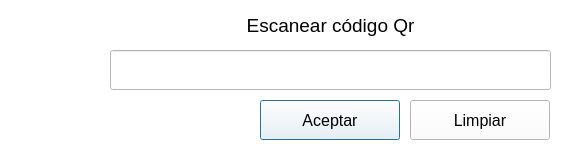
<?xml version="1.0" encoding="UTF-8"?>
<ui version="4.0">
 <class>scanner</class>
 <widget class="QDialog" name="scanner">
  <property name="geometry">
   <rect>
    <x>0</x>
    <y>0</y>
    <width>568</width>
    <height>160</height>
   </rect>
  </property>
  <property name="sizePolicy">
   <sizepolicy hsizetype="Fixed" vsizetype="Fixed">
    <horstretch>0</horstretch>
    <verstretch>0</verstretch>
   </sizepolicy>
  </property>
  <property name="minimumSize">
   <size>
    <width>568</width>
    <height>160</height>
   </size>
  </property>
  <property name="maximumSize">
   <size>
    <width>568</width>
    <height>160</height>
   </size>
  </property>
  <property name="palette">
   <palette>
    <active>
     <colorrole role="WindowText">
      <brush brushstyle="SolidPattern">
       <color alpha="255">
        <red>0</red>
        <green>0</green>
        <blue>0</blue>
       </color>
      </brush>
     </colorrole>
     <colorrole role="Button">
      <brush brushstyle="SolidPattern">
       <color alpha="255">
        <red>255</red>
        <green>255</green>
        <blue>255</blue>
       </color>
      </brush>
     </colorrole>
     <colorrole role="Light">
      <brush brushstyle="SolidPattern">
       <color alpha="255">
        <red>255</red>
        <green>255</green>
        <blue>255</blue>
       </color>
      </brush>
     </colorrole>
     <colorrole role="Midlight">
      <brush brushstyle="SolidPattern">
       <color alpha="255">
        <red>255</red>
        <green>255</green>
        <blue>255</blue>
       </color>
      </brush>
     </colorrole>
     <colorrole role="Dark">
      <brush brushstyle="SolidPattern">
       <color alpha="255">
        <red>127</red>
        <green>127</green>
        <blue>127</blue>
       </color>
      </brush>
     </colorrole>
     <colorrole role="Mid">
      <brush brushstyle="SolidPattern">
       <color alpha="255">
        <red>170</red>
        <green>170</green>
        <blue>170</blue>
       </color>
      </brush>
     </colorrole>
     <colorrole role="Text">
      <brush brushstyle="SolidPattern">
       <color alpha="255">
        <red>0</red>
        <green>0</green>
        <blue>0</blue>
       </color>
      </brush>
     </colorrole>
     <colorrole role="BrightText">
      <brush brushstyle="SolidPattern">
       <color alpha="255">
        <red>255</red>
        <green>255</green>
        <blue>255</blue>
       </color>
      </brush>
     </colorrole>
     <colorrole role="ButtonText">
      <brush brushstyle="SolidPattern">
       <color alpha="255">
        <red>0</red>
        <green>0</green>
        <blue>0</blue>
       </color>
      </brush>
     </colorrole>
     <colorrole role="Base">
      <brush brushstyle="SolidPattern">
       <color alpha="255">
        <red>255</red>
        <green>255</green>
        <blue>255</blue>
       </color>
      </brush>
     </colorrole>
     <colorrole role="Window">
      <brush brushstyle="SolidPattern">
       <color alpha="255">
        <red>255</red>
        <green>255</green>
        <blue>255</blue>
       </color>
      </brush>
     </colorrole>
     <colorrole role="Shadow">
      <brush brushstyle="SolidPattern">
       <color alpha="255">
        <red>0</red>
        <green>0</green>
        <blue>0</blue>
       </color>
      </brush>
     </colorrole>
     <colorrole role="AlternateBase">
      <brush brushstyle="SolidPattern">
       <color alpha="255">
        <red>255</red>
        <green>255</green>
        <blue>255</blue>
       </color>
      </brush>
     </colorrole>
     <colorrole role="ToolTipBase">
      <brush brushstyle="SolidPattern">
       <color alpha="255">
        <red>255</red>
        <green>255</green>
        <blue>220</blue>
       </color>
      </brush>
     </colorrole>
     <colorrole role="ToolTipText">
      <brush brushstyle="SolidPattern">
       <color alpha="255">
        <red>0</red>
        <green>0</green>
        <blue>0</blue>
       </color>
      </brush>
     </colorrole>
     <colorrole role="PlaceholderText">
      <brush brushstyle="SolidPattern">
       <color alpha="128">
        <red>0</red>
        <green>0</green>
        <blue>0</blue>
       </color>
      </brush>
     </colorrole>
    </active>
    <inactive>
     <colorrole role="WindowText">
      <brush brushstyle="SolidPattern">
       <color alpha="255">
        <red>0</red>
        <green>0</green>
        <blue>0</blue>
       </color>
      </brush>
     </colorrole>
     <colorrole role="Button">
      <brush brushstyle="SolidPattern">
       <color alpha="255">
        <red>255</red>
        <green>255</green>
        <blue>255</blue>
       </color>
      </brush>
     </colorrole>
     <colorrole role="Light">
      <brush brushstyle="SolidPattern">
       <color alpha="255">
        <red>255</red>
        <green>255</green>
        <blue>255</blue>
       </color>
      </brush>
     </colorrole>
     <colorrole role="Midlight">
      <brush brushstyle="SolidPattern">
       <color alpha="255">
        <red>255</red>
        <green>255</green>
        <blue>255</blue>
       </color>
      </brush>
     </colorrole>
     <colorrole role="Dark">
      <brush brushstyle="SolidPattern">
       <color alpha="255">
        <red>127</red>
        <green>127</green>
        <blue>127</blue>
       </color>
      </brush>
     </colorrole>
     <colorrole role="Mid">
      <brush brushstyle="SolidPattern">
       <color alpha="255">
        <red>170</red>
        <green>170</green>
        <blue>170</blue>
       </color>
      </brush>
     </colorrole>
     <colorrole role="Text">
      <brush brushstyle="SolidPattern">
       <color alpha="255">
        <red>0</red>
        <green>0</green>
        <blue>0</blue>
       </color>
      </brush>
     </colorrole>
     <colorrole role="BrightText">
      <brush brushstyle="SolidPattern">
       <color alpha="255">
        <red>255</red>
        <green>255</green>
        <blue>255</blue>
       </color>
      </brush>
     </colorrole>
     <colorrole role="ButtonText">
      <brush brushstyle="SolidPattern">
       <color alpha="255">
        <red>0</red>
        <green>0</green>
        <blue>0</blue>
       </color>
      </brush>
     </colorrole>
     <colorrole role="Base">
      <brush brushstyle="SolidPattern">
       <color alpha="255">
        <red>255</red>
        <green>255</green>
        <blue>255</blue>
       </color>
      </brush>
     </colorrole>
     <colorrole role="Window">
      <brush brushstyle="SolidPattern">
       <color alpha="255">
        <red>255</red>
        <green>255</green>
        <blue>255</blue>
       </color>
      </brush>
     </colorrole>
     <colorrole role="Shadow">
      <brush brushstyle="SolidPattern">
       <color alpha="255">
        <red>0</red>
        <green>0</green>
        <blue>0</blue>
       </color>
      </brush>
     </colorrole>
     <colorrole role="AlternateBase">
      <brush brushstyle="SolidPattern">
       <color alpha="255">
        <red>255</red>
        <green>255</green>
        <blue>255</blue>
       </color>
      </brush>
     </colorrole>
     <colorrole role="ToolTipBase">
      <brush brushstyle="SolidPattern">
       <color alpha="255">
        <red>255</red>
        <green>255</green>
        <blue>220</blue>
       </color>
      </brush>
     </colorrole>
     <colorrole role="ToolTipText">
      <brush brushstyle="SolidPattern">
       <color alpha="255">
        <red>0</red>
        <green>0</green>
        <blue>0</blue>
       </color>
      </brush>
     </colorrole>
     <colorrole role="PlaceholderText">
      <brush brushstyle="SolidPattern">
       <color alpha="128">
        <red>0</red>
        <green>0</green>
        <blue>0</blue>
       </color>
      </brush>
     </colorrole>
    </inactive>
    <disabled>
     <colorrole role="WindowText">
      <brush brushstyle="SolidPattern">
       <color alpha="255">
        <red>127</red>
        <green>127</green>
        <blue>127</blue>
       </color>
      </brush>
     </colorrole>
     <colorrole role="Button">
      <brush brushstyle="SolidPattern">
       <color alpha="255">
        <red>255</red>
        <green>255</green>
        <blue>255</blue>
       </color>
      </brush>
     </colorrole>
     <colorrole role="Light">
      <brush brushstyle="SolidPattern">
       <color alpha="255">
        <red>255</red>
        <green>255</green>
        <blue>255</blue>
       </color>
      </brush>
     </colorrole>
     <colorrole role="Midlight">
      <brush brushstyle="SolidPattern">
       <color alpha="255">
        <red>255</red>
        <green>255</green>
        <blue>255</blue>
       </color>
      </brush>
     </colorrole>
     <colorrole role="Dark">
      <brush brushstyle="SolidPattern">
       <color alpha="255">
        <red>127</red>
        <green>127</green>
        <blue>127</blue>
       </color>
      </brush>
     </colorrole>
     <colorrole role="Mid">
      <brush brushstyle="SolidPattern">
       <color alpha="255">
        <red>170</red>
        <green>170</green>
        <blue>170</blue>
       </color>
      </brush>
     </colorrole>
     <colorrole role="Text">
      <brush brushstyle="SolidPattern">
       <color alpha="255">
        <red>127</red>
        <green>127</green>
        <blue>127</blue>
       </color>
      </brush>
     </colorrole>
     <colorrole role="BrightText">
      <brush brushstyle="SolidPattern">
       <color alpha="255">
        <red>255</red>
        <green>255</green>
        <blue>255</blue>
       </color>
      </brush>
     </colorrole>
     <colorrole role="ButtonText">
      <brush brushstyle="SolidPattern">
       <color alpha="255">
        <red>127</red>
        <green>127</green>
        <blue>127</blue>
       </color>
      </brush>
     </colorrole>
     <colorrole role="Base">
      <brush brushstyle="SolidPattern">
       <color alpha="255">
        <red>255</red>
        <green>255</green>
        <blue>255</blue>
       </color>
      </brush>
     </colorrole>
     <colorrole role="Window">
      <brush brushstyle="SolidPattern">
       <color alpha="255">
        <red>255</red>
        <green>255</green>
        <blue>255</blue>
       </color>
      </brush>
     </colorrole>
     <colorrole role="Shadow">
      <brush brushstyle="SolidPattern">
       <color alpha="255">
        <red>0</red>
        <green>0</green>
        <blue>0</blue>
       </color>
      </brush>
     </colorrole>
     <colorrole role="AlternateBase">
      <brush brushstyle="SolidPattern">
       <color alpha="255">
        <red>255</red>
        <green>255</green>
        <blue>255</blue>
       </color>
      </brush>
     </colorrole>
     <colorrole role="ToolTipBase">
      <brush brushstyle="SolidPattern">
       <color alpha="255">
        <red>255</red>
        <green>255</green>
        <blue>220</blue>
       </color>
      </brush>
     </colorrole>
     <colorrole role="ToolTipText">
      <brush brushstyle="SolidPattern">
       <color alpha="255">
        <red>0</red>
        <green>0</green>
        <blue>0</blue>
       </color>
      </brush>
     </colorrole>
     <colorrole role="PlaceholderText">
      <brush brushstyle="SolidPattern">
       <color alpha="128">
        <red>0</red>
        <green>0</green>
        <blue>0</blue>
       </color>
      </brush>
     </colorrole>
    </disabled>
   </palette>
  </property>
  <property name="font">
   <font>
    <pointsize>8</pointsize>
   </font>
  </property>
  <property name="windowTitle">
   <string>scanner</string>
  </property>
  <property name="windowIcon">
   <iconset resource="resources.qrc">
    <normaloff>:/images/images/icon.ico</normaloff>:/images/images/icon.ico</iconset>
  </property>
  <widget class="QLabel" name="img_scanner">
   <property name="geometry">
    <rect>
     <x>10</x>
     <y>10</y>
     <width>81</width>
     <height>131</height>
    </rect>
   </property>
   <property name="text">
    <string/>
   </property>
   <property name="pixmap">
    <pixmap resource="resources.qrc">:/images/images/scanner.jpg</pixmap>
   </property>
   <property name="scaledContents">
    <bool>true</bool>
   </property>
  </widget>
  <widget class="QLabel" name="lbl_scanner">
   <property name="geometry">
    <rect>
     <x>230</x>
     <y>10</y>
     <width>201</width>
     <height>31</height>
    </rect>
   </property>
   <property name="font">
    <font>
     <pointsize>14</pointsize>
     <weight>50</weight>
     <bold>false</bold>
    </font>
   </property>
   <property name="text">
    <string>Escanear código Qr</string>
   </property>
   <property name="alignment">
    <set>Qt::AlignCenter</set>
   </property>
  </widget>
  <widget class="QPushButton" name="btn_ok">
   <property name="geometry">
    <rect>
     <x>260</x>
     <y>100</y>
     <width>140</width>
     <height>40</height>
    </rect>
   </property>
   <property name="font">
    <font>
     <pointsize>12</pointsize>
    </font>
   </property>
   <property name="text">
    <string>Aceptar</string>
   </property>
  </widget>
  <widget class="QPushButton" name="btn_cancel">
   <property name="geometry">
    <rect>
     <x>410</x>
     <y>100</y>
     <width>140</width>
     <height>40</height>
    </rect>
   </property>
   <property name="font">
    <font>
     <pointsize>12</pointsize>
    </font>
   </property>
   <property name="text">
    <string>Limpiar</string>
   </property>
  </widget>
  <widget class="QLineEdit" name="lineEdit">
   <property name="geometry">
    <rect>
     <x>110</x>
     <y>50</y>
     <width>441</width>
     <height>40</height>
    </rect>
   </property>
   <property name="font">
    <font>
     <pointsize>12</pointsize>
    </font>
   </property>
   <property name="text">
    <string/>
   </property>
  </widget>
 </widget>
 <resources>
  <include location="resources.qrc"/>
  <include location="resources.qrc"/>
 </resources>
 <connections/>
</ui>
